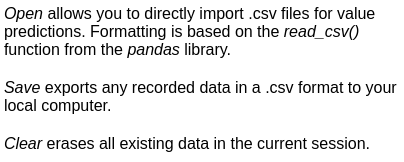
<?xml version="1.0" encoding="UTF-8"?>
<ui version="4.0">
 <class>Dialog</class>
 <widget class="QDialog" name="Dialog">
  <property name="geometry">
   <rect>
    <x>0</x>
    <y>0</y>
    <width>404</width>
    <height>162</height>
   </rect>
  </property>
  <property name="minimumSize">
   <size>
    <width>404</width>
    <height>162</height>
   </size>
  </property>
  <property name="maximumSize">
   <size>
    <width>404</width>
    <height>162</height>
   </size>
  </property>
  <property name="windowTitle">
   <string>Help</string>
  </property>
  <widget class="QTextBrowser" name="textBrowser">
   <property name="geometry">
    <rect>
     <x>-1</x>
     <y>-1</y>
     <width>421</width>
     <height>230</height>
    </rect>
   </property>
   <property name="minimumSize">
    <size>
     <width>421</width>
     <height>230</height>
    </size>
   </property>
   <property name="maximumSize">
    <size>
     <width>421</width>
     <height>230</height>
    </size>
   </property>
   <property name="html">
    <string>&lt;!DOCTYPE HTML PUBLIC &quot;-//W3C//DTD HTML 4.0//EN&quot; &quot;http://www.w3.org/TR/REC-html40/strict.dtd&quot;&gt;
&lt;html&gt;&lt;head&gt;&lt;meta name=&quot;qrichtext&quot; content=&quot;1&quot; /&gt;&lt;style type=&quot;text/css&quot;&gt;
p, li { white-space: pre-wrap; }
&lt;/style&gt;&lt;/head&gt;&lt;body style=&quot; font-family:'MS Shell Dlg 2'; font-size:8.25pt; font-weight:400; font-style:normal;&quot;&gt;
&lt;p style=&quot; margin-top:0px; margin-bottom:0px; margin-left:0px; margin-right:0px; -qt-block-indent:0; text-indent:0px;&quot;&gt;&lt;span style=&quot; font-size:12pt; font-style:italic;&quot;&gt;Open&lt;/span&gt;&lt;span style=&quot; font-size:12pt;&quot;&gt; allows you to directly import .csv files for value predictions. Formatting is based on the &lt;/span&gt;&lt;span style=&quot; font-size:12pt; font-style:italic;&quot;&gt;read_csv()&lt;/span&gt;&lt;span style=&quot; font-size:12pt;&quot;&gt; function from the &lt;/span&gt;&lt;span style=&quot; font-size:12pt; font-style:italic;&quot;&gt;pandas&lt;/span&gt;&lt;span style=&quot; font-size:12pt;&quot;&gt; library. &lt;/span&gt;&lt;/p&gt;
&lt;p style=&quot;-qt-paragraph-type:empty; margin-top:0px; margin-bottom:0px; margin-left:0px; margin-right:0px; -qt-block-indent:0; text-indent:0px; font-size:12pt;&quot;&gt;&lt;br /&gt;&lt;/p&gt;
&lt;p style=&quot; margin-top:0px; margin-bottom:0px; margin-left:0px; margin-right:0px; -qt-block-indent:0; text-indent:0px;&quot;&gt;&lt;span style=&quot; font-size:12pt; font-style:italic;&quot;&gt;Save &lt;/span&gt;&lt;span style=&quot; font-size:12pt;&quot;&gt;exports any recorded data in a .csv format to your local computer.&lt;/span&gt;&lt;/p&gt;
&lt;p style=&quot;-qt-paragraph-type:empty; margin-top:0px; margin-bottom:0px; margin-left:0px; margin-right:0px; -qt-block-indent:0; text-indent:0px; font-size:12pt;&quot;&gt;&lt;br /&gt;&lt;/p&gt;
&lt;p style=&quot; margin-top:0px; margin-bottom:0px; margin-left:0px; margin-right:0px; -qt-block-indent:0; text-indent:0px;&quot;&gt;&lt;span style=&quot; font-size:12pt; font-style:italic;&quot;&gt;Clear&lt;/span&gt;&lt;span style=&quot; font-size:12pt;&quot;&gt; erases all existing data in the current session. &lt;/span&gt;&lt;/p&gt;
&lt;p style=&quot;-qt-paragraph-type:empty; margin-top:0px; margin-bottom:0px; margin-left:0px; margin-right:0px; -qt-block-indent:0; text-indent:0px; font-size:12pt;&quot;&gt;&lt;br /&gt;&lt;/p&gt;
&lt;p style=&quot;-qt-paragraph-type:empty; margin-top:0px; margin-bottom:0px; margin-left:0px; margin-right:0px; -qt-block-indent:0; text-indent:0px; font-size:12pt;&quot;&gt;&lt;br /&gt;&lt;/p&gt;
&lt;p style=&quot;-qt-paragraph-type:empty; margin-top:0px; margin-bottom:0px; margin-left:0px; margin-right:0px; -qt-block-indent:0; text-indent:0px; font-size:12pt;&quot;&gt;&lt;br /&gt;&lt;/p&gt;&lt;/body&gt;&lt;/html&gt;</string>
   </property>
  </widget>
 </widget>
 <resources/>
 <connections/>
</ui>
